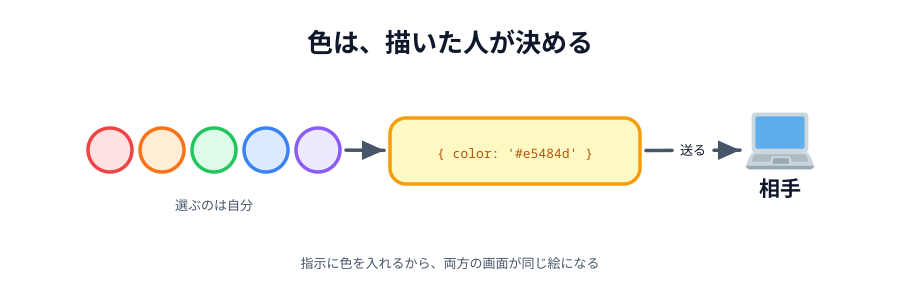

Source code (Python):
# 00-thumbnail.svg
# スキーマ: SOURCE-PATH-GOAL（色を指示に含めて送る）

import sys
sys.path.insert(0, "/Users/seekseep/.claude/skills/genfig")
from genfig import Canvas, PALETTE

c = Canvas(900, 290)
c.text(450, 52, "色は、描いた人が決める", scale="xl")

dots = [c.ellipse(110 + i * 52, 150, 22, 22, color=col)
        for i, col in enumerate(["red", "orange", "green", "blue", "purple"])]
c.text(214, 210, "選ぶのは自分", scale="sm")
msg = c.sticky(390, 118, 250, 66, color="yellow")
c.text(515, 158, "{ color: '#e5484d' }", scale="sm", font="technical", fill=PALETTE["yellow"]["text"])
you = c.node(780, 150, "相手", emoji_cp="1f4bb", w=110, h=76)

c.link(dots[-1], msg)
c.link(msg, you, label="送る", label_scale="sm")
c.text(450, 268, "指示に色を入れるから、両方の画面が同じ絵になる", scale="sm")

c.save("00-thumbnail.svg")
